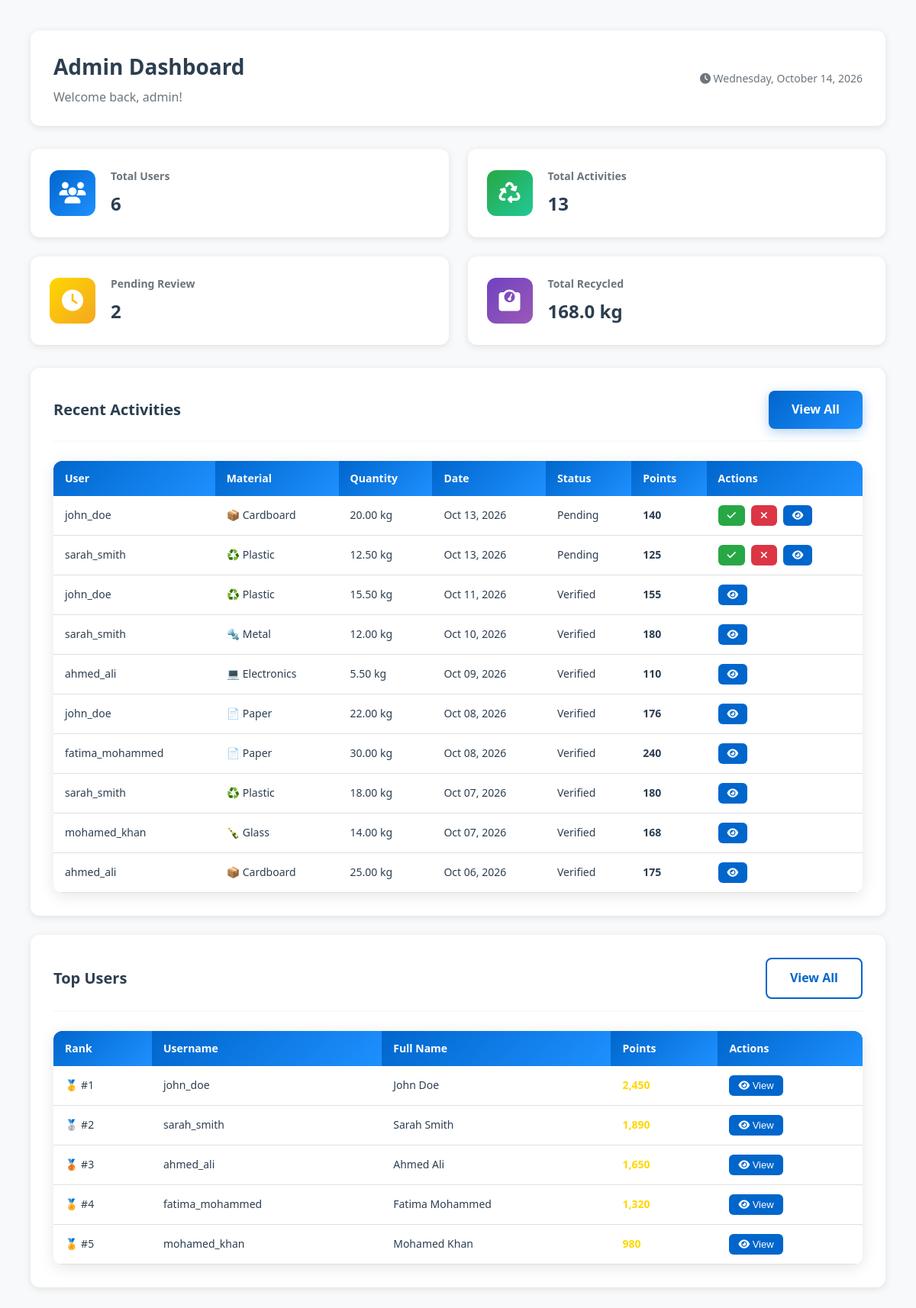
/admin/index.php (signed in), run on the app's committed database.
### tables this page shows
CREATE TABLE activities (
    id INT AUTO_INCREMENT PRIMARY KEY,
    user_id INT NOT NULL,
    material_type VARCHAR(50) NOT NULL,
    quantity DECIMAL(10,2) NOT NULL,
    unit VARCHAR(20) NOT NULL,
    recycling_center_id INT,
    description TEXT,
    points_earned INT DEFAULT 0,
    status ENUM('pending', 'verified', 'rejected') DEFAULT 'pending',
    activity_date DATE NOT NULL,
    verified_by INT,
    verified_at TIMESTAMP NULL,
    created_at TIMESTAMP DEFAULT CURRENT_TIMESTAMP,
    FOREIGN KEY (user_id) REFERENCES users(id) ON DELETE CASCADE,
    FOREIGN KEY (verified_by) REFERENCES users(id) ON DELETE SET NULL,
    FOREIGN KEY (recycling_center_id) REFERENCES recycling_centers(id) ON DELETE SET NULL
);

CREATE TABLE users (
    id INT AUTO_INCREMENT PRIMARY KEY,
    username VARCHAR(50) UNIQUE NOT NULL,
    email VARCHAR(100) UNIQUE NOT NULL,
    password VARCHAR(255) NOT NULL,
    full_name VARCHAR(100) NOT NULL,
    phone VARCHAR(20),
    address TEXT,
    role ENUM('user', 'admin') DEFAULT 'user',
    points INT DEFAULT 0,
    rank INT DEFAULT 0,
    profile_image VARCHAR(255) DEFAULT 'default-avatar.png',
    verified TINYINT(1) DEFAULT 0,
    created_at TIMESTAMP DEFAULT CURRENT_TIMESTAMP,
    updated_at TIMESTAMP DEFAULT CURRENT_TIMESTAMP ON UPDATE CURRENT_TIMESTAMP
);

### includes/functions.php (called while the page is built, shortened)
<?php
function getMaterialIcon($material) {
    $icons = [
        'plastic' => '♻️',
        'paper' => '📄',
        'glass' => '🍾',
        'metal' => '🔩',
        'electronics' => '💻',
        'organic' => '🌱',
        'cardboard' => '📦'
    ];
    return $icons[strtolower($material)] ?? '♻️';
}
function getRankBadge($rank) {
    if ($rank == 1) return '🥇';
    if ($rank == 2) return '🥈';
    if ($rank == 3) return '🥉';
    return '🏅';
}
?>

### admin/index.php (the view, shortened to what this page needs)
<?php
require_once '../includes/dashboard_header.php';
$total_users = $conn->query("SELECT COUNT(*) as count FROM users")->fetch_assoc()['count'];
$total_activities = $conn->query("SELECT COUNT(*) as count FROM activities")->fetch_assoc()['count'];
$pending_activities = $conn->query("SELECT COUNT(*) as count FROM activities WHERE status = 'pending'")->fetch_assoc()['count'];
$total_recycled = $conn->query("SELECT SUM(quantity) as total FROM activities WHERE status = 'verified'")->fetch_assoc()['total'] ?? 0;
$recent_activities = $conn->query("SELECT a.*, u.username, u.full_name FROM activities a JOIN users u ON a.user_id = u.id ORDER BY a.created_at DESC LIMIT 10");
$top_users = $conn->query("SELECT id, username, full_name, points, rank FROM users WHERE rank > 0 ORDER BY rank ASC LIMIT 5");
?>
<div class="admin-layout">
    <main class="admin-content">
        <div class="admin-header">
            <div>
                <h1>Admin Dashboard</h1>
                <p style="color: var(--text-light); margin-top: 5px;">Welcome back, <?php echo $_SESSION['username']; ?>!</p>
            </div>
            <div>
                <span style="color: var(--text-light); font-size: 14px;">
                    <i class="fas fa-clock"></i> <?php echo date('l, F d, Y'); ?>
                </span>
            </div>
        </div>
        <div class="admin-stats">
            <div class="admin-stat-card">
                <div class="admin-stat-icon icon-blue">
                    <i class="fas fa-users"></i>
                </div>
                <div class="admin-stat-info">
                    <h4>Total Users</h4>
                    <p><?php echo number_format($total_users); ?></p>
                </div>
            </div>
            <div class="admin-stat-card">
                <div class="admin-stat-icon icon-green">
                    <i class="fas fa-recycle"></i>
                </div>
                <div class="admin-stat-info">
                    <h4>Total Activities</h4>
                    <p><?php echo number_format($total_activities); ?></p>
                </div>
            </div>
            <div class="admin-stat-card">
                <div class="admin-stat-icon icon-gold">
                    <i class="fas fa-clock"></i>
                </div>
                <div class="admin-stat-info">
                    <h4>Pending Review</h4>
                    <p><?php echo number_format($pending_activities); ?></p>
                </div>
            </div>
            <div class="admin-stat-card">
                <div class="admin-stat-icon icon-purple">
                    <i class="fas fa-weight"></i>
                </div>
                <div class="admin-stat-info">
                    <h4>Total Recycled</h4>
                    <p><?php echo number_format($total_recycled, 1); ?> kg</p>
                </div>
            </div>
        </div>
        <div class="admin-card">
            <div class="admin-card-header">
                <h3>Recent Activities</h3>
                <a href="activities.php" class="btn btn-primary">View All</a>
            </div>
            <?php if ($recent_activities->num_rows > 0): ?>
                <table class="admin-table">
                    <thead>
                        <tr>
                            <th>User</th>
                            <th>Material</th>
                            <th>Quantity</th>
                            <th>Date</th>
                            <th>Status</th>
                            <th>Points</th>
                            <th>Actions</th>
                        </tr>
                    </thead>
                    <tbody>
                        <?php while($activity = $recent_activities->fetch_assoc()): ?>
                            <tr>
                                <td><?php echo htmlspecialchars($activity['username']); ?></td>
                                <td><?php echo getMaterialIcon($activity['material_type']); ?> <?php echo ucfirst($activity['material_type']); ?></td>
                                <td><?php echo $activity['quantity']; ?> <?php echo $activity['unit']; ?></td>
                                <td><?php echo date('M d, Y', strtotime($activity['activity_date'])); ?></td>
                                <td>
                                    <span class="status-badge status-<?php echo $activity['status']; ?>">
                                        <?php echo ucfirst($activity['status']); ?>
                                    </span>
                                </td>
                                <td><strong><?php echo $activity['points_earned']; ?></strong></td>
                                <td>
                                    <div class="admin-actions">
                                        <?php if ($activity['status'] === 'pending'): ?>
                                            <button class="admin-btn-sm admin-btn-approve">
                                                <i class="fas fa-check"></i>
                                            </button>
                                            <button class="admin-btn-sm admin-btn-reject">
                                                <i class="fas fa-times"></i>
                                            </button>
                                        <?php endif; ?>
                                        <button class="admin-btn-sm admin-btn-edit">
                                            <i class="fas fa-eye"></i>
                                        </button>
                                    </div>
                                </td>
                            </tr>
                        <?php endwhile; ?>
                    </tbody>
                </table>
            <?php else: ?>
                <p style="text-align: center; color: var(--text-light); padding: 40px 0;">No activities found</p>
            <?php endif; ?>
        </div>
        <div class="admin-card">
            <div class="admin-card-header">
                <h3>Top Users</h3>
                <a href="users.php" class="btn btn-outline">View All</a>
            </div>
            <table class="admin-table">
                <thead>
                    <tr>
                        <th>Rank</th>
                        <th>Username</th>
                        <th>Full Name</th>
                        <th>Points</th>
                        <th>Actions</th>
                    </tr>
                </thead>
                <tbody>
                    <?php while($user = $top_users->fetch_assoc()): ?>
                        <tr>
                            <td><?php echo getRankBadge($user['rank']); ?> #<?php echo $user['rank']; ?></td>
                            <td><?php echo htmlspecialchars($user['username']); ?></td>
                            <td><?php echo htmlspecialchars($user['full_name']); ?></td>
                            <td><strong style="color: var(--primary-gold);"><?php echo number_format($user['points']); ?></strong></td>
                            <td>
                                <div class="admin-actions">
                                    <button class="admin-btn-sm admin-btn-edit">
                                        <i class="fas fa-eye"></i> View
                                    </button>
                                </div>
                            </td>
                        </tr>
                    <?php endwhile; ?>
                </tbody>
            </table>
        </div>
    </main>
</div>
</body>
</html>

### assets/css/global.css (style rules this page uses)
* { margin: 0; padding: 0; box-sizing: border-box; }
:root { --primary-gold: #FFD700; --secondary-gold: #F4A720; --primary-blue: #0066CC; --secondary-blue: #1E90FF; --dark-blue: #003D82; --accent-green: #28A745; --accent-purple: #6F42C1; --dark-bg: #1A1A2E; --light-bg: #F8F9FA; --white: #FFFFFF; --text-dark: #2C3E50; --text-light: #6C757D; --shadow: rgba(0, 0, 0, 0.1); --gradient-gold: linear-gradient(135deg, #FFD700 0%, #F4A720 100%); --gradient-blue: linear-gradient(135deg, #0066CC 0%, #1E90FF 100%); --gradient-mixed: linear-gradient(135deg, #FFD700 0%, #0066CC 50%, #6F42C1 100%); }
body { font-family: 'Segoe UI', Tahoma, Geneva, Verdana, sans-serif; background-color: var(--light-bg); color: var(--text-dark); line-height: 1.6; margin: 0; padding: 0; overflow-x: hidden; }
.btn { padding: 12px 30px; border: none; border-radius: 8px; font-size: 16px; font-weight: 600; cursor: pointer; transition: all 0.3s ease; text-decoration: none; display: inline-block; }
.btn-primary { background: var(--gradient-blue); color: var(--white); box-shadow: 0 4px 15px rgba(0, 102, 204, 0.3); }
.btn-outline { background: transparent; border: 2px solid var(--primary-blue); color: var(--primary-blue); }
.icon-gold { background: var(--gradient-gold); color: var(--white); }
.icon-blue { background: var(--gradient-blue); color: var(--white); }
.icon-green { background: linear-gradient(135deg, #28A745 0%, #20C997 100%); color: var(--white); }
.icon-purple { background: linear-gradient(135deg, #6F42C1 0%, #9B59B6 100%); color: var(--white); }
table { width: 100%; border-collapse: collapse; background: var(--white); border-radius: 12px; overflow: hidden; box-shadow: 0 4px 20px var(--shadow); }
th { background: var(--gradient-blue); color: var(--white); padding: 15px; text-align: left; font-weight: 600; }
td { padding: 15px; border-bottom: 1px solid #E0E0E0; }

### assets/css/admin.css (style rules this page uses)
.admin-layout { display: grid; grid-template-columns: 280px 1fr; min-height: 100vh; gap: 0; }
.admin-content { background: var(--light-bg); padding: 40px; margin-left: 280px; }
.admin-header { background: var(--white); padding: 25px 30px; border-radius: 12px; box-shadow: 0 2px 10px var(--shadow); margin-bottom: 30px; display: flex; justify-content: space-between; align-items: center; }
.admin-header h1 { font-size: 28px; font-weight: 700; color: var(--text-dark); }
.admin-stats { display: grid; grid-template-columns: repeat(4, 1fr); gap: 25px; margin-bottom: 30px; }
.admin-stat-card { background: var(--white); padding: 25px; border-radius: 12px; box-shadow: 0 2px 10px var(--shadow); display: flex; align-items: center; gap: 20px; }
.admin-stat-icon { width: 60px; height: 60px; border-radius: 12px; display: flex; align-items: center; justify-content: center; font-size: 28px; }
.admin-stat-info h4 { font-size: 14px; color: var(--text-light); margin-bottom: 5px; }
.admin-stat-info p { font-size: 24px; font-weight: 700; color: var(--text-dark); }
.admin-card { background: var(--white); border-radius: 12px; padding: 30px; box-shadow: 0 2px 10px var(--shadow); margin-bottom: 25px; }
.admin-card-header { display: flex; justify-content: space-between; align-items: center; margin-bottom: 25px; padding-bottom: 15px; border-bottom: 2px solid var(--light-bg); }
.admin-card-header h3 { font-size: 20px; font-weight: 700; color: var(--text-dark); }
.admin-table { width: 100%; margin-top: 20px; }
.admin-table thead tr { background: var(--gradient-blue); }
.admin-table th { padding: 12px 15px; text-align: left; font-weight: 600; font-size: 14px; color: var(--white); }
.admin-table td { padding: 12px 15px; font-size: 14px; }
.admin-actions { display: flex; gap: 8px; }
.admin-btn-sm { padding: 6px 12px; border-radius: 6px; font-size: 13px; border: none; cursor: pointer; transition: all 0.3s ease; }
.admin-btn-approve { background: #28A745; color: var(--white); }
.admin-btn-reject { background: #DC3545; color: var(--white); }
.admin-btn-edit { background: var(--primary-blue); color: var(--white); }
@media (max-width: 1200px) { .admin-layout { grid-template-columns: 1fr; } }
@media (max-width: 1200px) { .admin-content { margin-left: 0; } }
@media (max-width: 1200px) { .admin-stats { grid-template-columns: repeat(2, 1fr); } }

### includes/dashboard_header.php (style rules this page uses)
body { margin: 0; padding: 0; overflow-x: hidden; }

### data on the page
activities: user.username "john_doe", material_type "📦", material_type "Cardboard", quantity "20.00", unit "kg", activity_date "Oct 13, 2026", status "Pending", points_earned "140"
activities: user.username "sarah_smith", material_type "♻️", material_type "Plastic", quantity "12.50", unit "kg", activity_date "Oct 13, 2026", status "Pending", points_earned "125"
activities: user.username "john_doe", material_type "♻️", material_type "Plastic", quantity "15.50", unit "kg", activity_date "Oct 11, 2026", status "Verified", points_earned "155"
activities: user.username "sarah_smith", material_type "🔩", material_type "Metal", quantity "12.00", unit "kg", activity_date "Oct 10, 2026", status "Verified", points_earned "180"
activities: user.username "ahmed_ali", material_type "💻", material_type "Electronics", quantity "5.50", unit "kg", activity_date "Oct 09, 2026", status "Verified", points_earned "110"
activities: user.username "john_doe", material_type "📄", material_type "Paper", quantity "22.00", unit "kg", activity_date "Oct 08, 2026", status "Verified", points_earned "176"
activities: user.username "fatima_mohammed", material_type "📄", material_type "Paper", quantity "30.00", unit "kg", activity_date "Oct 08, 2026", status "Verified", points_earned "240"
activities: user.username "sarah_smith", material_type "♻️", material_type "Plastic", quantity "18.00", unit "kg", activity_date "Oct 07, 2026", status "Verified", points_earned "180"
activities: user.username "mohamed_khan", material_type "🍾", material_type "Glass", quantity "14.00", unit "kg", activity_date "Oct 07, 2026", status "Verified", points_earned "168"
activities: user.username "ahmed_ali", material_type "📦", material_type "Cardboard", quantity "25.00", unit "kg", activity_date "Oct 06, 2026", status "Verified", points_earned "175"
users: rank "🥇", rank "1", username "john_doe", full_name "John Doe", points "2,450"
users: rank "🥈", rank "2", username "sarah_smith", full_name "Sarah Smith", points "1,890"
users: rank "🥉", rank "3", username "ahmed_ali", full_name "Ahmed Ali", points "1,650"
users: rank "🏅", rank "4", username "fatima_mohammed", full_name "Fatima Mohammed", points "1,320"
users: rank "🏅", rank "5", username "mohamed_khan", full_name "Mohamed Khan", points "980"

### other printed values
$_SESSION['username'] "admin"
$total_users "6"
$total_activities "13"
$pending_activities "2"
$total_recycled "168.0"
